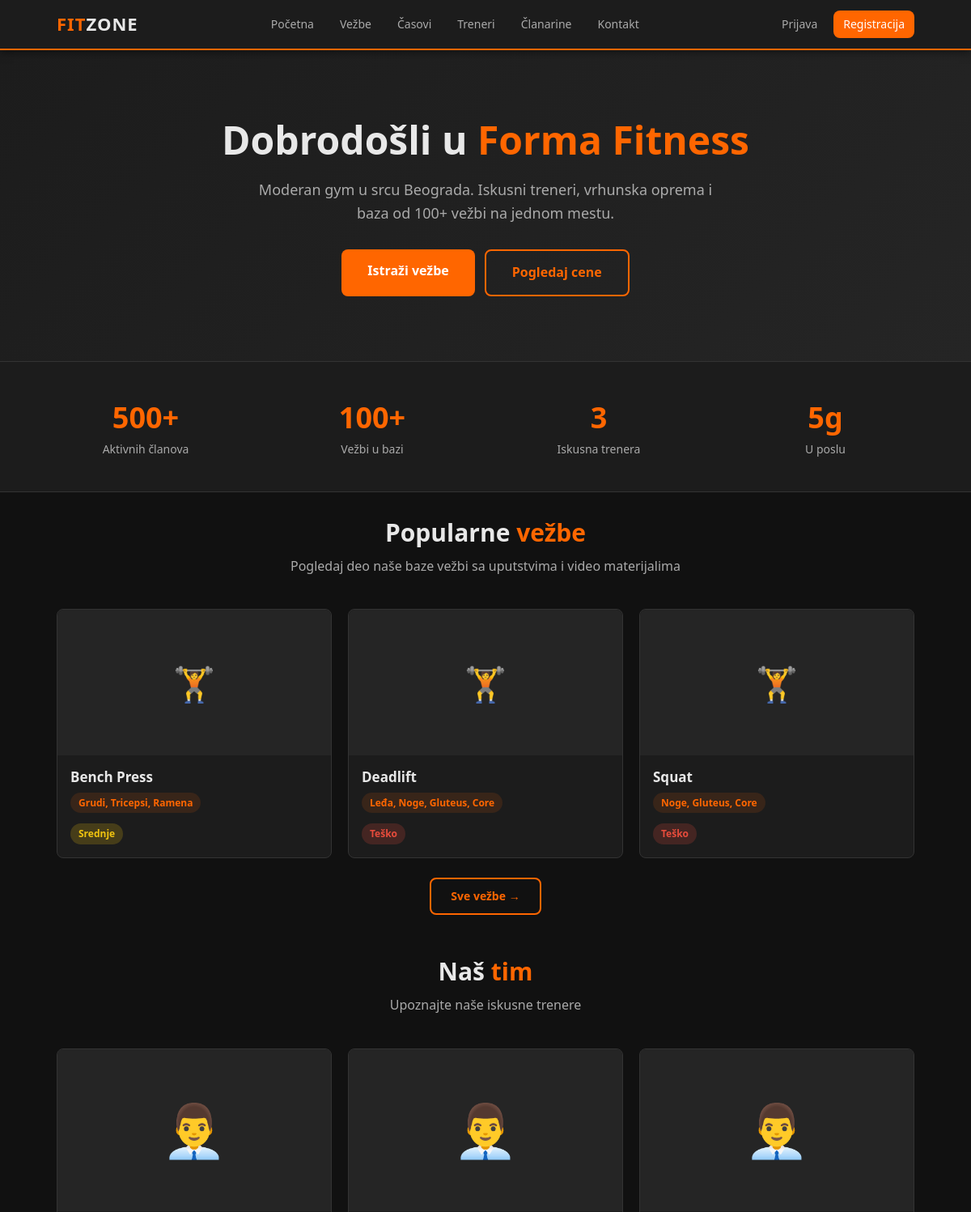
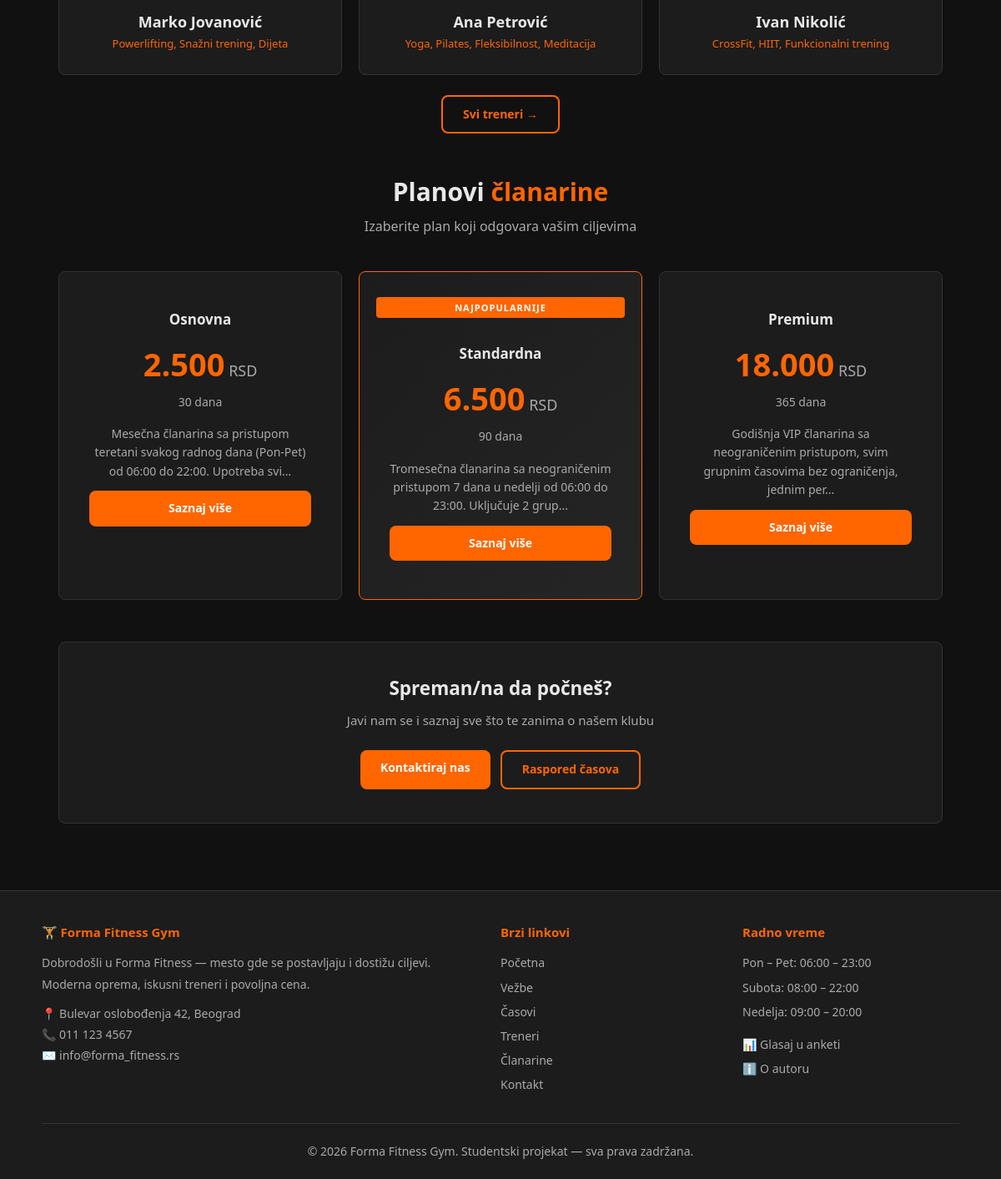
The page / on the database its author committed (2 pictures, top to bottom).
### tables this page shows
CREATE TABLE IF NOT EXISTS meni_stavke (
    id INT AUTO_INCREMENT PRIMARY KEY,
    naziv VARCHAR(100) NOT NULL,
    url VARCHAR(255) NOT NULL,
    pozicija INT DEFAULT 0,
    aktivan TINYINT DEFAULT 1
);

CREATE TABLE IF NOT EXISTS vezbe (
    id INT AUTO_INCREMENT PRIMARY KEY,
    naziv VARCHAR(255) NOT NULL,
    opis TEXT,
    slika VARCHAR(255),
    grupa_misica VARCHAR(100),
    tip_vezbe VARCHAR(100),
    tezina ENUM('lako','srednje','tesko') DEFAULT 'srednje',
    datum_dodavanja DATETIME DEFAULT CURRENT_TIMESTAMP
);

CREATE TABLE IF NOT EXISTS treneri (
    id INT AUTO_INCREMENT PRIMARY KEY,
    ime VARCHAR(100) NOT NULL,
    prezime VARCHAR(100) NOT NULL,
    slika VARCHAR(255),
    opis TEXT,
    specijalnost VARCHAR(255)
);

CREATE TABLE IF NOT EXISTS clanarine (
    id INT AUTO_INCREMENT PRIMARY KEY,
    naziv VARCHAR(255) NOT NULL,
    cena DECIMAL(10,2) NOT NULL,
    trajanje_dana INT NOT NULL,
    opis TEXT,
    aktivan TINYINT DEFAULT 1
);

### functions.php (called while the page is built, shortened)
<?php
function e($tekst) {
    return htmlspecialchars((string)($tekst ?? ''), ENT_QUOTES, 'UTF-8');
}
function je_li_ulogovan() {
    return isset($_SESSION['korisnik_id']) && !empty($_SESSION['korisnik_id']);
}
function skratiti_tekst($tekst, $duzina = 150) {
    $tekst = strip_tags($tekst);
    return mb_substr($tekst, 0, $duzina) . '...';
}
function dobiti_meni($pdo) {
    $stmt = $pdo->query('SELECT naziv, url FROM meni_stavke WHERE aktivan = 1 ORDER BY pozicija ASC');
    return $stmt->fetchAll();
}
function tezina_labela($tezina) {
    return match($tezina) {
        'lako'   => 'Lako',
        'srednje' => 'Srednje',
        'tesko'  => 'Teško',
        default  => $tezina
    };
}
function tezina_klasa($tezina) {
    return match($tezina) {
        'lako'   => 'badge-lako',
        'srednje' => 'badge-srednje',
        'tesko'  => 'badge-tesko',
        default  => ''
    };
}

### index.php (the view, shortened to what this page needs)
<?php
require_once 'konekcija.php';
require_once 'functions.php';
$stmt = $pdo->query('SELECT id, naziv, grupa_misica, tezina, slika FROM vezbe ORDER BY datum_dodavanja DESC LIMIT 3');
$vezbe = $stmt->fetchAll();
$stmt = $pdo->query('SELECT id, ime, prezime, specijalnost, slika FROM treneri LIMIT 3');
$treneri = $stmt->fetchAll();
$stmt = $pdo->query('SELECT naziv, cena, trajanje_dana, opis FROM clanarine WHERE aktivan = 1 ORDER BY cena ASC');
$clanarine = $stmt->fetchAll();
require_once 'includes/header.php';
?>
<section class="hero">
    <h1>Dobrodošli u <span>Forma Fitness</span></h1>
    <p>Moderan gym u srcu Beograda. Iskusni treneri, vrhunska oprema i baza od 100+ vežbi na jednom mestu.</p>
    <div style="display:flex;gap:12px;justify-content:center;flex-wrap:wrap;">
        <a href="<?= BASE_URL ?>/vezbe.php" class="btn btn-primary btn-lg">Istraži vežbe</a>
        <a href="<?= BASE_URL ?>/clanarine.php" class="btn btn-outline btn-lg">Pogledaj cene</a>
    </div>
</section>
<section style="background:var(--bg2);border-bottom:1px solid var(--border);padding:30px 20px;">
    <div style="max-width:1100px;margin:0 auto;">
        <div class="grid-4">
            <div style="text-align:center;padding:10px;">
                <div style="font-size:36px;font-weight:800;color:var(--orange);">500+</div>
                <p style="color:var(--text2);font-size:14px;">Aktivnih članova</p>
            </div>
            <div style="text-align:center;padding:10px;">
                <div style="font-size:36px;font-weight:800;color:var(--orange);">100+</div>
                <p style="color:var(--text2);font-size:14px;">Vežbi u bazi</p>
            </div>
            <div style="text-align:center;padding:10px;">
                <div style="font-size:36px;font-weight:800;color:var(--orange);">3</div>
                <p style="color:var(--text2);font-size:14px;">Iskusna trenera</p>
            </div>
            <div style="text-align:center;padding:10px;">
                <div style="font-size:36px;font-weight:800;color:var(--orange);">5g</div>
                <p style="color:var(--text2);font-size:14px;">U poslu</p>
            </div>
        </div>
    </div>
</section>
<div class="main-content">
    <section style="margin-bottom:50px;">
        <div class="sekcija-naslov">
            <h2>Popularne <span>vežbe</span></h2>
            <p>Pogledaj deo naše baze vežbi sa uputstvima i video materijalima</p>
        </div>
        <div class="grid-3">
            <?php foreach ($vezbe as $v): ?>
            <a href="<?= BASE_URL ?>/vezba_detalj.php?id=<?= $v['id'] ?>" style="text-decoration:none;">
                <div class="card">
                    <?php if ($v['slika']): ?>
                        <img src="<?= BASE_URL ?>/uploads/<?= e($v['slika']) ?>" alt="<?= e($v['naziv']) ?>" class="card-img" style="height:180px;object-fit:cover;">
                    <?php else: ?>
                        <div class="placeholder-img">🏋️</div>
                    <?php endif; ?>
                    <div class="card-body">
                        <h3><?= e($v['naziv']) ?></h3>
                        <p><span class="badge badge-orange"><?= e($v['grupa_misica']) ?></span></p>
                        <span class="badge <?= tezina_klasa($v['tezina']) ?>"><?= tezina_labela($v['tezina']) ?></span>
                    </div>
                </div>
            </a>
            <?php endforeach; ?>
        </div>
        <div class="text-center mt-3">
            <a href="<?= BASE_URL ?>/vezbe.php" class="btn btn-outline">Sve vežbe →</a>
        </div>
    </section>
    <section style="margin-bottom:50px;">
        <div class="sekcija-naslov">
            <h2>Naš <span>tim</span></h2>
            <p>Upoznajte naše iskusne trenere</p>
        </div>
        <div class="grid-3">
            <?php foreach ($treneri as $t): ?>
            <div class="card trener-card">
                <?php if ($t['slika']): ?>
                    <img src="<?= BASE_URL ?>/uploads/<?= e($t['slika']) ?>" alt="<?= e($t['ime']) ?>" class="card-img" style="height:200px;object-fit:cover;">
                <?php else: ?>
                    <div class="card-img">👨‍💼</div>
                <?php endif; ?>
                <div class="card-body">
                    <h3><?= e($t['ime'] . ' ' . $t['prezime']) ?></h3>
                    <p class="specijalnost"><?= e($t['specijalnost']) ?></p>
                </div>
            </div>
            <?php endforeach; ?>
        </div>
        <div class="text-center mt-3">
            <a href="<?= BASE_URL ?>/treneri.php" class="btn btn-outline">Svi treneri →</a>
        </div>
    </section>
    <section style="margin-bottom:50px;">
        <div class="sekcija-naslov">
            <h2>Planovi <span>članarine</span></h2>
            <p>Izaberite plan koji odgovara vašim ciljevima</p>
        </div>
        <div class="grid-3">
            <?php foreach ($clanarine as $i => $c): ?>
            <div class="card clanarina-card <?= $i === 1 ? 'istaknuta' : '' ?>">
                <div class="card-body">
                    <h3><?= e($c['naziv']) ?></h3>
                    <div class="clanarina-cena"><?= number_format($c['cena'], 0, ',', '.') ?><span> RSD</span></div>
                    <div class="clanarina-trajanje"><?= $c['trajanje_dana'] ?> dana</div>
                    <p class="clanarina-opis"><?= e(skratiti_tekst($c['opis'], 100)) ?></p>
                    <a href="<?= BASE_URL ?>/clanarine.php" class="btn btn-primary" style="width:100%;display:block;">Saznaj više</a>
                </div>
            </div>
            <?php endforeach; ?>
        </div>
    </section>
    <section style="background:var(--bg2);border:1px solid var(--border);border-radius:var(--radius);padding:40px;text-align:center;margin-bottom:20px;">
        <h2 style="margin-bottom:12px;">Spreman/na da počneš?</h2>
        <p style="color:var(--text2);margin-bottom:24px;">Javi nam se i saznaj sve što te zanima o našem klubu</p>
        <div style="display:flex;gap:12px;justify-content:center;flex-wrap:wrap;">
            <a href="<?= BASE_URL ?>/kontakt.php" class="btn btn-primary">Kontaktiraj nas</a>
            <a href="<?= BASE_URL ?>/casovi.php" class="btn btn-outline">Raspored časova</a>
        </div>
    </section>
</div>
<?php require_once 'includes/footer.php'; ?>

### includes/header.php (shortened to what this page needs)
<?php
$meni = dobiti_meni($pdo);
$trenutni_url = $_SERVER['REQUEST_URI'];
?>
<!DOCTYPE html>
<html lang="sr">
<head>
    <link rel="stylesheet" href="<?= BASE_URL ?>/style.css">
</head>
<body>
<nav class="navbar">
    <div class="nav-inner">
        <a href="<?= BASE_URL ?>/index.php" class="nav-logo">FIT<span>ZONE</span></a>
        <div class="nav-links" id="nav-links">
            <?php foreach ($meni as $stavka): ?>
                <a href="<?= e($stavka['url']) ?>"
                   class="<?= str_contains($trenutni_url, basename($stavka['url'])) ? 'active' : '' ?>">
                    <?= e($stavka['naziv']) ?>
                </a>
            <?php endforeach; ?>
        </div>
        <div class="nav-right">
            <?php if (je_li_ulogovan()): ?>
                <a href="<?= BASE_URL ?>/profil.php">
                    👤 <?= e($_SESSION['korisnik_ime'] ?? 'Profil') ?>
                </a>
                <?php if (je_li_admin()): ?>
                    <a href="<?= BASE_URL ?>/admin/">Admin</a>
                <?php endif; ?>
                <a href="<?= BASE_URL ?>/logout.php">Odjava</a>
            <?php else: ?>
                <a href="<?= BASE_URL ?>/login.php">Prijava</a>
                <a href="<?= BASE_URL ?>/registracija.php" class="btn-nav">Registracija</a>
            <?php endif; ?>
        </div>
    </div>
</nav>

### includes/footer.php (shortened to what this page needs)
<footer class="footer">
    <div class="footer-inner">
        <div>
            <h4>🏋️ Forma Fitness Gym</h4>
            <p>Dobrodošli u Forma Fitness — mesto gde se postavljaju i dostižu ciljevi.
               Moderna oprema, iskusni treneri i povoljna cena.</p>
            <p style="margin-top:10px;">
                📍 Bulevar oslobođenja 42, Beograd<br>
                📞 011 123 4567<br>
                ✉️ info@forma_fitness.rs
            </p>
        </div>
        <div>
            <h4>Brzi linkovi</h4>
            <ul>
                <?php
                global $meni;
                if (!empty($meni)):
                    foreach ($meni as $stavka): ?>
                        <li><a href="<?= e($stavka['url']) ?>"><?= e($stavka['naziv']) ?></a></li>
                    <?php endforeach;
                endif; ?>
            </ul>
        </div>
        <div>
            <h4>Radno vreme</h4>
            <ul>
                <li>Pon – Pet: 06:00 – 23:00</li>
                <li>Subota: 08:00 – 22:00</li>
                <li>Nedelja: 09:00 – 20:00</li>
            </ul>
            <p style="margin-top:14px;">
                <a href="<?= BASE_URL ?>/anketa.php">📊 Glasaj u anketi</a><br>
                <a href="<?= BASE_URL ?>/o_autoru.php" style="margin-top:4px;display:inline-block;">ℹ️ O autoru</a>
            </p>
        </div>
    </div>
    <div class="footer-bottom">
        <p>&copy; <?= date('Y') ?> Forma Fitness Gym. Studentski projekat — sva prava zadržana.</p>
    </div>
</footer>
</body>
</html>

### rows shown on the page
meni_stavke: naziv "Početna"
meni_stavke: naziv "Vežbe"
meni_stavke: naziv "Časovi"
meni_stavke: naziv "Treneri"
meni_stavke: naziv "Članarine"
meni_stavke: naziv "Kontakt"
vezbe: naziv "Bench Press", grupa_misica "Grudi, Tricepsi, Ramena", tezina "Srednje"
vezbe: naziv "Deadlift", grupa_misica "Leđa, Noge, Gluteus, Core", tezina "Teško"
vezbe: naziv "Squat", grupa_misica "Noge, Gluteus, Core", tezina "Teško"
treneri: ime+prezime "Marko Jovanović", specijalnost "Powerlifting, Snažni trening, Dijeta"
treneri: ime+prezime "Ana Petrović", specijalnost "Yoga, Pilates, Fleksibilnost, Meditacija"
treneri: ime+prezime "Ivan Nikolić", specijalnost "CrossFit, HIIT, Funkcionalni trening"
clanarine: naziv "Osnovna", cena "2.500", trajanje_dana "30", opis "Mesečna članarina sa pristupom teretani svakog radnog dana (Pon-Pet) od 06:00 do 22:00. Upotreba svi..."
clanarine: naziv "Standardna", cena "6.500", trajanje_dana "90", opis "Tromesečna članarina sa neograničenim pristupom 7 dana u nedelji od 06:00 do 23:00. Uključuje 2 grup..."
clanarine: naziv "Premium", cena "18.000", trajanje_dana "365", opis "Godišnja VIP članarina sa neograničenim pristupom, svim grupnim časovima bez ograničenja, jednim per..."
